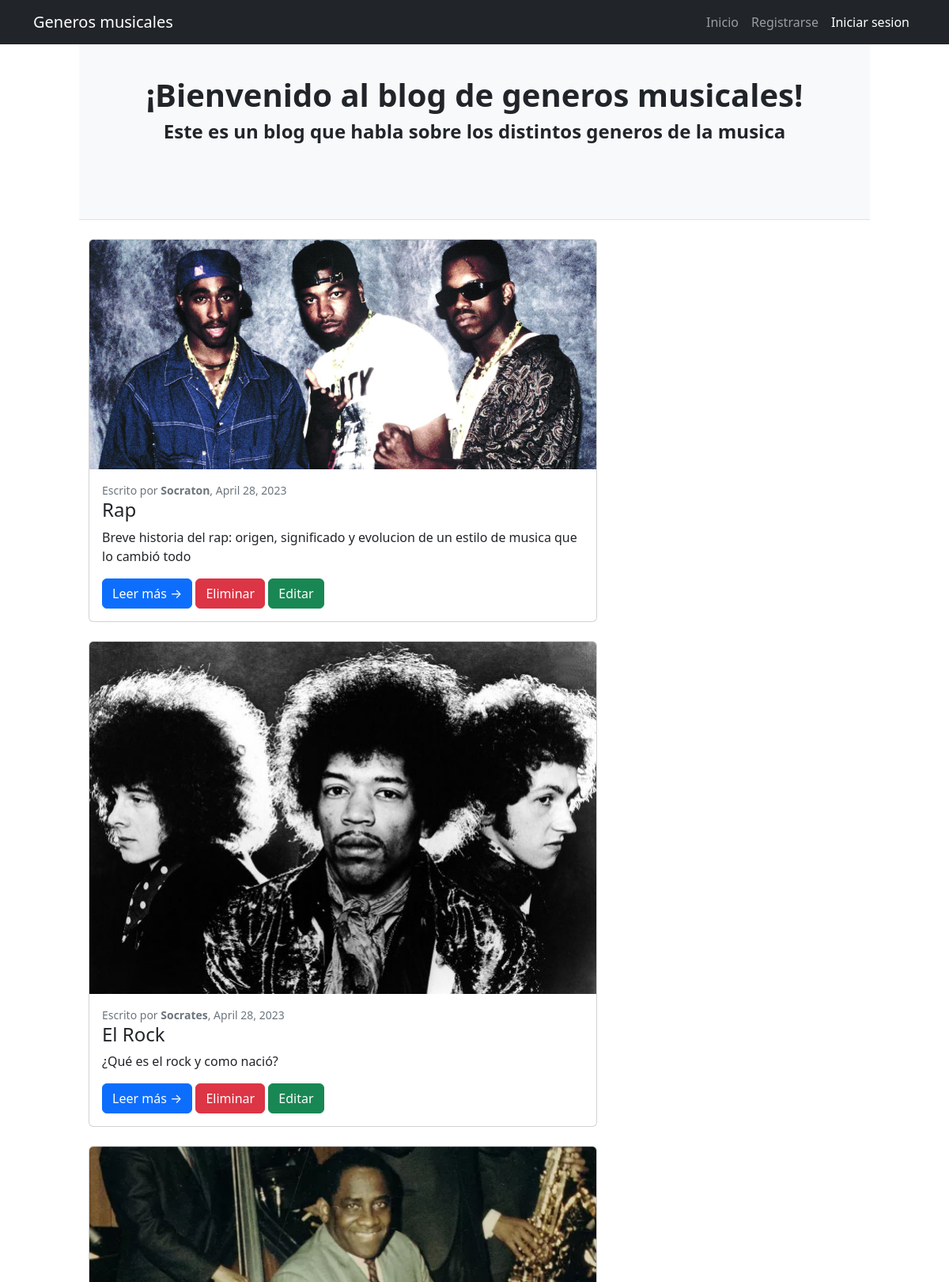
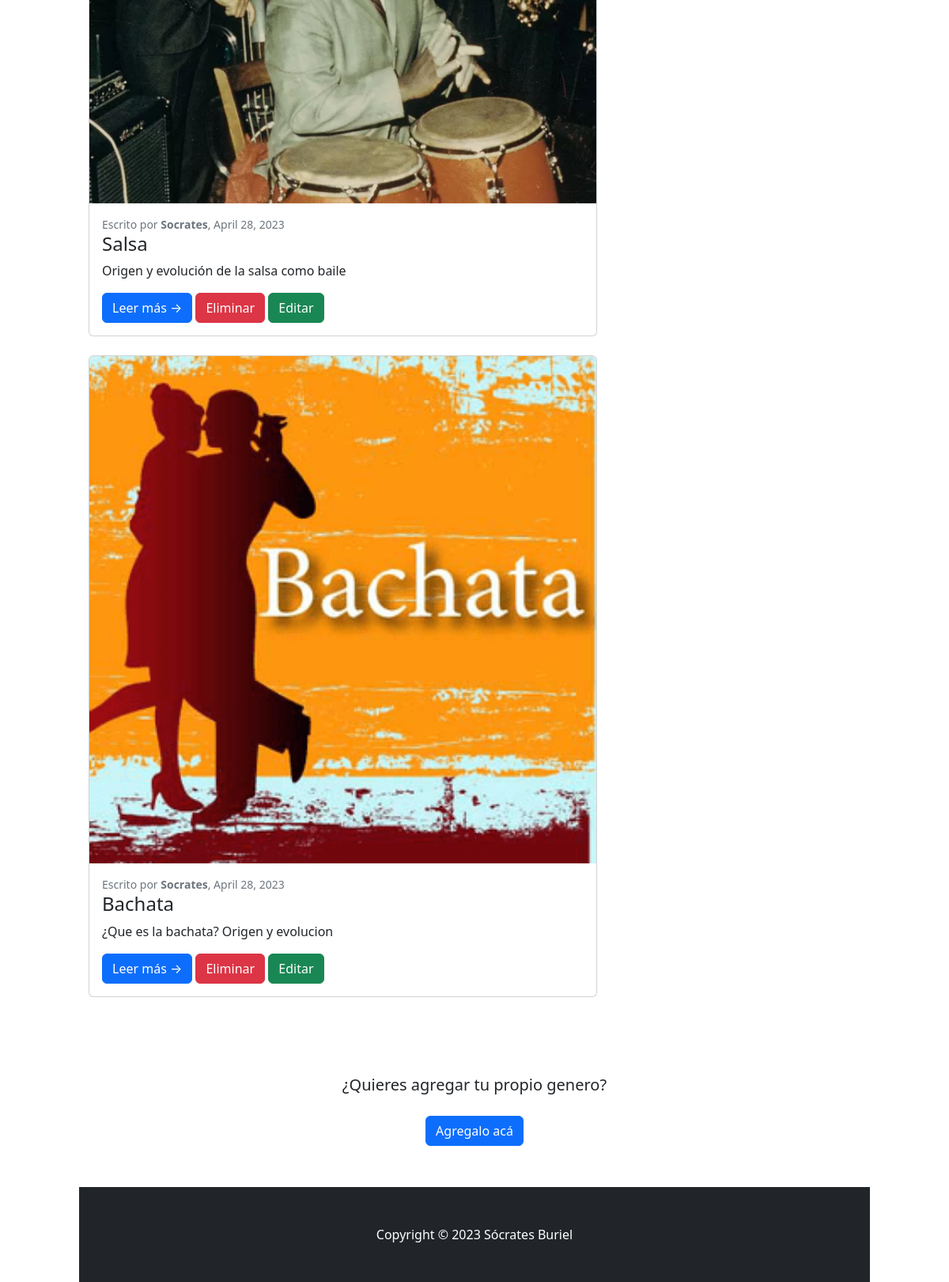
Page /AppBlog/ on the committed database (2 pictures, top to bottom).
### AppBlog/models.py (models this page shows, shortened)
class Post(models.Model):
    autor = models.ForeignKey(
        User, on_delete=models.CASCADE, null=True, blank=True)
    genero = models.CharField('Genero', max_length=90, blank=False, null=False)
    descripcion = models.CharField(
        'Descripcion', max_length=100, blank=False, null=False)
    contenido = RichTextField()
    imagen = models.ImageField(
        null=True, blank=True, upload_to="imagen_genero")
    fecha = models.DateField(
        'Fecha de Creación', auto_now=False, auto_now_add=True)
    class Meta:
        ordering = ['autor', '-fecha']
        verbose_name = 'Post'
        verbose_name_plural = 'Posts'

### AppBlog/views.py (the view)
# urls.py: path('', inicio, name="inicio"),
def inicio(request):
    return render(request, 'AppBlog/inicio.html', {"post": obtener_post(request)})

### AppBlog/views.py (called while the page is built)
def obtener_post(request):
    post = Post.objects.all()
    return post

### AppBlog/templates/AppBlog/inicio.html (shortened to what this page needs)
{% load static %}
<!DOCTYPE html>
<html lang="en">
<head>
    <link href="{% static 'AppBlog/css/styles.css' %}" rel="stylesheet" />
</head>
<body>
    <nav class="navbar navbar-expand-sm bg-dark navbar-dark py-2 fixed-top">
        <div class="container">
            <a class="navbar-brand" href="{% url 'inicio' %}">Generos musicales</a>
                <div class="collapse navbar-collapse" id="navbarSupportedContent">
                    <ul class="navbar-nav ms-auto mb-2 mb-lg-0">
                        <li class="nav-item"><a class="nav-link" href="{% url 'inicio' %}">Inicio</a></li>
                        {% if user.is_authenticated %}
                        <li class="nav-item"><a class="nav-link" href="{% url 'sobre_mi' %}">Sobre mi</a></li>
                        <li class="nav-item"><a class="nav-link" href="{% url 'editar_perfil' %}">Editar usuario</a></li>
                        <li class="nav-item"><a class="nav-link" href="{% url 'logout' %}">Cerrar sesión</a></li>
                        <li class="nav-item">
                            <span class="text-light"> Hola <strong>{{ user.username }}</strong>!</span>
                        </li>
                        {% else %}
                        <li class="nav-item"><a class="nav-link" href="{% url 'registro' %}">Registrarse</a></li>
                        <li class="nav-item"><a class="nav-link active" aria-current="page" href="{% url 'login' %}">Iniciar
                                sesion</a></li>
                        {% endif %}
                    </ul>
                </div>
        </div>
    </nav>
    {% block contenido %}
    <header class="py-5 bg-light border-bottom mb-4">
        <div class="container">
            <div class="text-center my-5">
                <h1 class="fw-bolder">¡Bienvenido al blog de generos musicales!</h1>
                <h4 class="fw-bolder">Este es un blog que habla sobre los distintos generos de la musica</h4>
            </div>
        </div>
    </header>
    {% if post %}
    {% for post in post %}
    <div class="container">
        <div class="row">
            <div class="col-lg-8">
                <div class="card mb-4">
                    <a href="{% url 'detalle_genero' post.pk %}"><img class="card-img-top" src="{{ post.imagen.url }}"
                            alt="Imagen del post" /></a>
                    <div class="card-body">
                        <div class="small text-muted">Escrito por <strong>{{ post.autor }}</strong>, {{ post.fecha }}</div>
                        <h2 class="card-title h4">{{ post.genero }}</h2>
                        <p class="card-text">{{ post.descripcion }}</p>
                        <a class="btn btn-primary" href="{% url 'detalle_genero' post.pk %}">Leer más →</a>
                        <a class="btn btn-danger" href="{% url 'eliminar_post' post.id %}">Eliminar</a>
                        <a class="btn btn-success" href="{% url 'editar_post' post.id %}">Editar</a>
                    </div>
                </div>
            </div>
            {% endfor %}
            {% endif %}
            <br>
            <br>
            <br>
            <br>
            <br>
            <br>
            <section class="p-5 p-lg-0 pt-lg-5 text-center text-sm-start">
                <div class="container">
                    <div class="">
                        <div class="text-center">
                            <p class="lead my-4">
                                ¿Quieres agregar tu propio genero?
                            </p>
                            <a href="{% url 'crear_post' %}"><button type="submit" class="btn btn-primary">Agregalo acá</button></a>
                        </div>
                    </div>
                </div>
            </section>
            <br>
            <br>
            <br>
            <br>
            <br>
            <br>
            <br>
            <br>
            <br>
        </div>
    </div>
    <footer class="py-5 bg-dark">
    <div class="container"><p class="m-0 text-center text-white">Copyright &copy; 2023 Sócrates Buriel</p></div>
    </footer>
    {% endblock %}
</html>

### rows in the picture
Post: imagen (picture), autor "Socraton", fecha "April 28, 2023", genero "Rap", descripcion "Breve historia del rap: origen, significado y evolucion de un estilo de musica que lo cambió todo"
Post: imagen (picture), autor "Socrates", fecha "April 28, 2023", genero "El Rock", descripcion "¿Qué es el rock y como nació?"
Post: imagen (picture), autor "Socrates", fecha "April 28, 2023", genero "Salsa", descripcion "Origen y evolución de la salsa como baile"
Post: imagen (picture), autor "Socrates", fecha "April 28, 2023", genero "Bachata", descripcion "¿Que es la bachata? Origen y evolucion"
